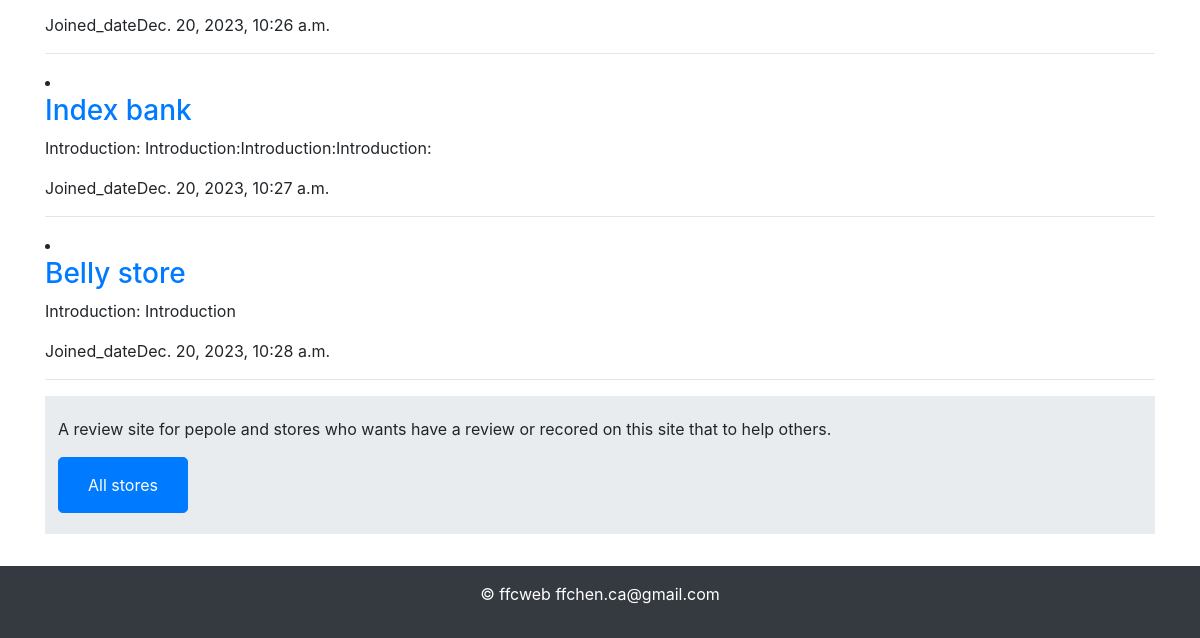
/rate/search_store/ (lower part), run on an earlier commit of the app's database.
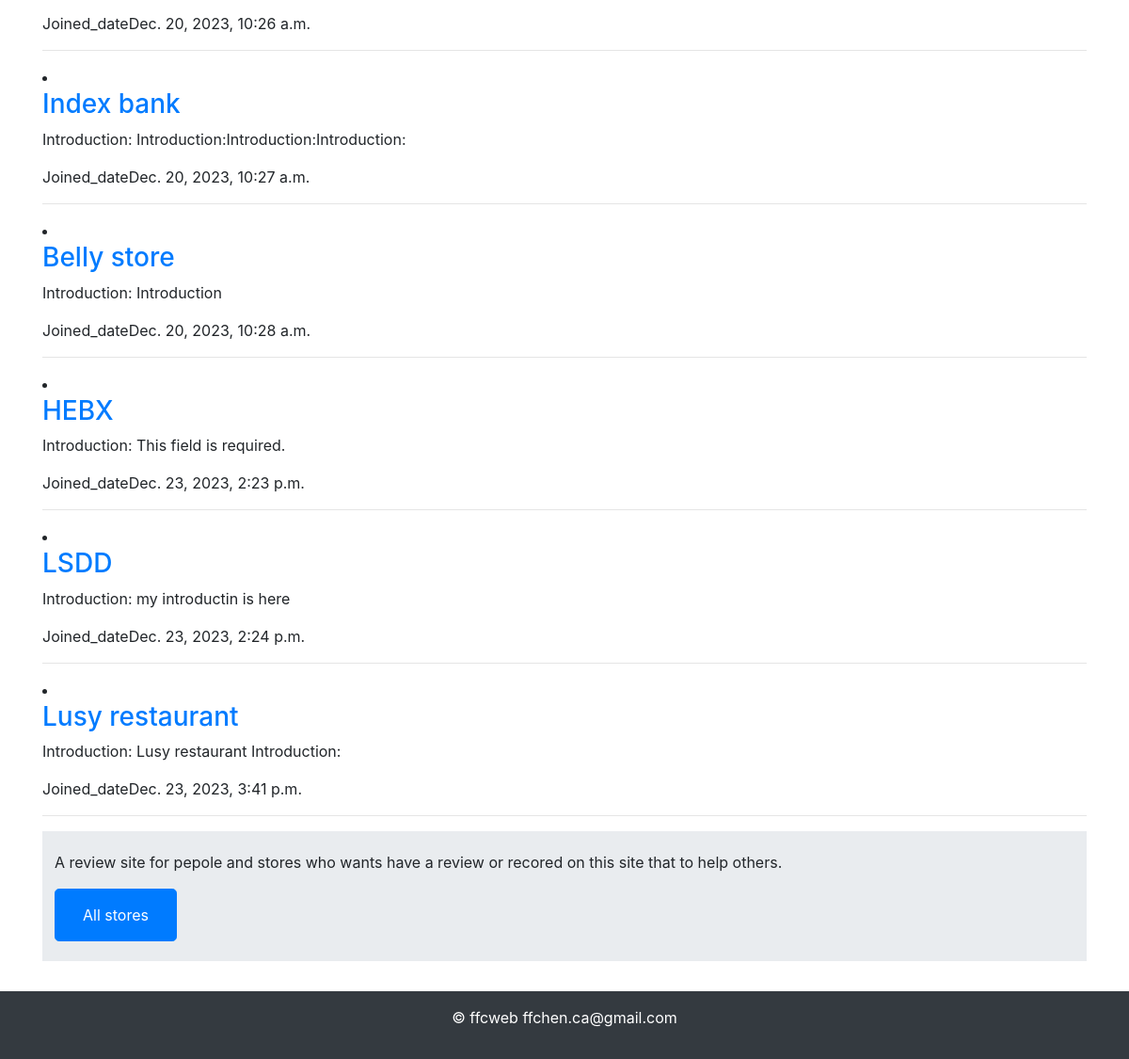
And on a later commit of the database.
### rate/models.py (models this page shows, shortened)
class Store(models.Model):
    name = models.CharField(max_length=200)
    Joined_date = models.DateTimeField("date Joined")
    address = models.CharField(max_length=400)
    introduction = models.CharField(max_length=400)
    opening_time = models.TimeField()
    closing_time = models.TimeField()
    category = models.ForeignKey(Category, on_delete=models.SET_NULL, null=True, blank=True, related_name='store_categories')
    image_url = models.URLField(max_length=200, null=True, blank=True, default="")
    link_url = models.URLField(max_length=200, null=True, blank=True)
    star_rating = models.IntegerField(choices=[(1, '1 star'), (2, '2 stars'), (3, '3 stars'), (4, '4 stars'), (5, '5 stars')], default=1)

### rate/views.py (the view)
# urls.py: path('search_store/', search_store, name='search_store'),
def search_store(request):
    query = request.GET.get('q', '')
    results = Store.objects.filter(name__contains=query)
    context = {'results': results, 'query': query}
    return render(request, 'rate/search_results.html', context)

### rate/templates/rate/search_results.html (shortened to what this page needs)
{% extends "rate/layout.html" %} {% load static %} {% block body %}
{% block content %}
<div class="container">
    {% for result in results %}
    <ur>
        <li><a href="{% url 'store_profile' result.id %}"><h3>{{ result.name }}</h3></a></li>
            <p>Introduction: {{ result.introduction }}</p>
            <p>Joined_date{{ result.Joined_date }}</p>
            <hr>
    </ur>
    {% endfor %}
    <div class="jumbotron jumbotron-fluid" style="padding:5px">
        <div class="container p-2 my-2 ">
        <p>A review site for pepole and stores who wants have a review or recored on this site
            that to help others.
        </p>
        <button type="button" class="btn btn-primary btn-lg">
            <a class="btn btn-primary" href= "{% url 'store_list' %}" role="button">All stores</a>
        </button>
        </div>
    </div>
</div>
{% endblock %} {% endblock %}

### rate/templates/rate/layout.html (shortened to what this page needs)
{% load static %}
<!DOCTYPE html>
<html lang="en">
    <head>
      <link rel="stylesheet" href="https://cdn.jsdelivr.net/npm/bootstrap@4.6.2/dist/css/bootstrap.min.css">
      <link rel="stylesheet" href="https://stackpath.bootstrapcdn.com/bootstrap/4.4.1/css/bootstrap.min.css">
      <link href="{% static 'rate/styles.css' %}" rel="stylesheet">
    </head>
    <body>
<main>
    {% block body %}
    {% endblock %}
</main>
  {% block footer %}
 <footer class="footer mt-auto py-3 bg-body-tertiary bg-dark text-white text-center">
   <div class="container">
     <span class="text-body-secondary"> <p>&copy;  ffcweb  ffchen.ca@gmail.com</p></span>
   </div>
 </footer>
  {% endblock %}
<body>
</html>

### rate/static/rate/styles.css (style rules this page uses)
.container { width: 100%; padding-right: 15px; padding-left: 15px; margin-right: auto; margin-left: auto; }
body { font-size: 16px; }

What changed in the data, as far as the page shows it:
added Store: name "HEBX", introduction "This field is required.", Joined_date "Dec. 23, 2023, 2:23 p.m."
added Store: name "LSDD", introduction "my introductin is here", Joined_date "Dec. 23, 2023, 2:24 p.m."
added Store: name "Lusy restaurant", introduction "Lusy restaurant Introduction:", Joined_date "Dec. 23, 2023, 3:41 p.m."
